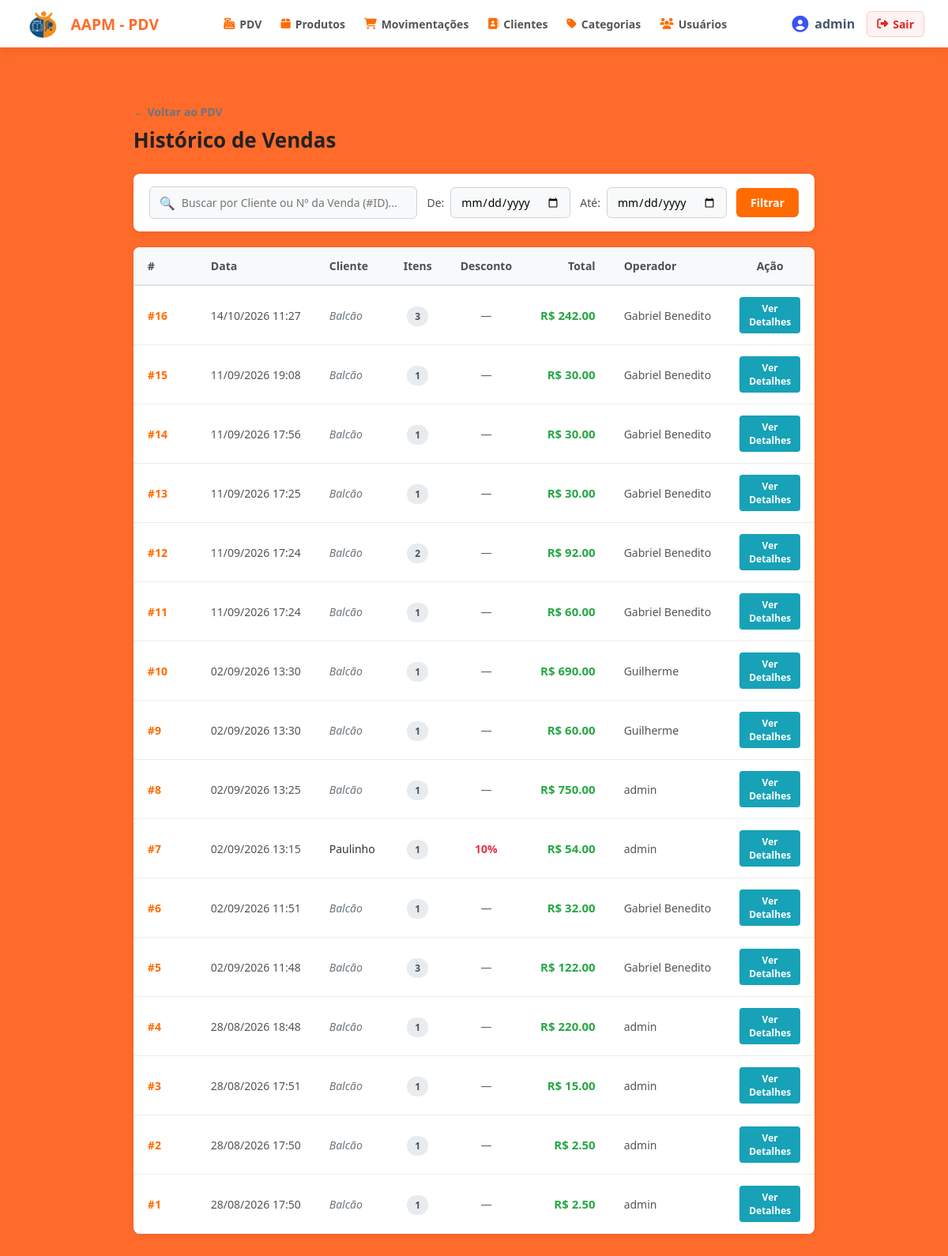
Page /pdv/historico (signed in) on the committed database.
### app/models/venda.py (models this page shows, shortened)
class Venda(Base):
    __tablename__ = "vendas"
    id         = Column(Integer, primary_key=True, index=True)
    cliente_id = Column(
        Integer,
        ForeignKey("clientes.id", ondelete="SET NULL"),
        nullable=True
    )
    usuario_id = Column(
        Integer,
        ForeignKey("usuarios.id", ondelete="SET NULL"),
        nullable=True
    )
    desconto_percentual = Column(Float, nullable=False, default=0.0)
    total_bruto  = Column(Float, nullable=False, default=0.0)
    total_liquido = Column(Float, nullable=False, default=0.0)
    observacao = Column(String(255), nullable=True)
    criado_em = Column(DateTime, server_default=func.now())
    cliente = relationship("Cliente", back_populates="vendas")
    usuario = relationship("Usuario", backref="vendas")
    itens   = relationship(
        "ItemVenda",
        back_populates="venda",
        cascade="all, delete-orphan"  # deleta itens se a venda for deletada
    )

### app/models/usuarios.py (models this page shows)
class Usuario(Base):
    __tablename__ = "usuarios"
    id = Column(Integer, primary_key=True, autoincrement=True)
    nome = Column(String(100), nullable=False)
    email = Column(String(150), unique=True, nullable=False)
    senha_hash = Column(String(255), nullable=False)
    role = Column(String(20), nullable=False, default="operador")
    ativo = Column(Boolean, default=True)
    criando_em = Column(DateTime, server_default=func.now())

### app/models/cliente.py (models this page shows, shortened)
class Cliente(Base):
    __tablename__ = "clientes"
    id         = Column(Integer, primary_key=True, index=True)
    nome       = Column(String(150), nullable=False, index=True)
    is_associado = Column(Boolean, default=False, nullable=False)
    ativo      = Column(Boolean, default=True)
    criado_em  = Column(DateTime, server_default=func.now())
    vendas = relationship("Venda", back_populates="cliente")

### app/controllers/pdv_controller.py (the view)
@router.get("/historico")
def historico_vendas(
    request: Request,
    busca: str = "",
    data_inicio: str = "",
    data_fim: str = "",
    db: Session = Depends(get_db),
    usuario = Depends(get_usuario_logado)
):
    query = db.query(Venda).outerjoin(Cliente)
    if busca.strip():
        termo = f"%{busca.strip()}%"
        if busca.strip().isdigit():
            query = query.filter(Venda.id == int(busca.strip()))
        else:
            query = query.filter(Cliente.nome.ilike(termo))
    if data_inicio:
        dt_ini = datetime.combine(datetime.strptime(data_inicio, "%Y-%m-%d").date(), time.min)
        query = query.filter(Venda.criado_em >= dt_ini)
    if data_fim:
        dt_fim = datetime.combine(datetime.strptime(data_fim, "%Y-%m-%d").date(), time.max)
        query = query.filter(Venda.criado_em <= dt_fim)
    vendas = query.order_by(Venda.criado_em.desc()).limit(200).all()
    return templates.TemplateResponse(
        request,
        "pdv/historico.html",
        {
            "request": request,
            "usuario": usuario,
            "vendas": vendas,
            "busca": busca,
            "data_inicio": data_inicio,
            "data_fim": data_fim,
        }
    )

### app/templates/pdv/historico.html (shortened to what this page needs)
{% extends "base.html" %}
{% block content %}
<div style="max-width: 1200px; margin: 30px auto; padding: 0 20px; font-family: Arial, sans-serif;">
    <div style="display: flex; justify-content: space-between; align-items: center; margin-bottom: 25px;">
        <div>
            <a href="/pdv" style="color: #6c757d; text-decoration: none; font-weight: bold; font-size: 14px; display: inline-block; margin-bottom: 8px;">
                ← Voltar ao PDV
            </a>
            <h2 style="margin: 0; color: #222; font-size: 26px;">Histórico de Vendas</h2>
        </div>
    </div>
    <div style="background: #ffffff; border-radius: 8px; padding: 16px 20px; box-shadow: 0 2px 8px rgba(0,0,0,0.08); margin-bottom: 20px;">
        <form method="get" action="/pdv/historico" style="display: flex; gap: 12px; align-items: center; flex-wrap: wrap;">
            <div style="flex: 1; min-width: 220px; display: flex; align-items: center; background: #f8f9fa; border: 1px solid #ced4da; border-radius: 6px; padding: 0 12px;">
                <span style="color: #6c757d; margin-right: 8px;">🔍</span>
                <input type="text" name="busca" placeholder="Buscar por Cliente ou Nº da Venda (#ID)..." value="{{ busca or '' }}" style="border: none; background: transparent; padding: 10px 0; width: 100%; outline: none; font-size: 14px;">
            </div>
            <div style="display: flex; align-items: center; gap: 8px; font-size: 14px; color: #495057;">
                <label>De:</label>
                <input type="date" name="data_inicio" value="{{ data_inicio or '' }}" style="padding: 8px 12px; border: 1px solid #ced4da; border-radius: 6px; outline: none; font-size: 14px; background: #f8f9fa;">
            </div>
            <div style="display: flex; align-items: center; gap: 8px; font-size: 14px; color: #495057;">
                <label>Até:</label>
                <input type="date" name="data_fim" value="{{ data_fim or '' }}" style="padding: 8px 12px; border: 1px solid #ced4da; border-radius: 6px; outline: none; font-size: 14px; background: #f8f9fa;">
            </div>
            <button type="submit" style="background-color: #ff6b00; color: #ffffff; border: none; padding: 9px 18px; border-radius: 6px; font-weight: bold; cursor: pointer; font-size: 14px;">
                Filtrar
            </button>
        </form>
    </div>
    <div style="background: #ffffff; border-radius: 8px; box-shadow: 0 2px 8px rgba(0,0,0,0.08); overflow: hidden;">
        <table style="width: 100%; border-collapse: collapse; text-align: left; font-size: 14px;">
            <thead>
                <tr style="background-color: #f8f9fa; border-bottom: 2px solid #dee2e6; color: #495057;">
                    <th style="padding: 14px 18px; width: 80px;">#</th>
                    <th style="padding: 14px 18px;">Data</th>
                    <th style="padding: 14px 18px;">Cliente</th>
                    <th style="padding: 14px 18px; text-align: center;">Itens</th>
                    <th style="padding: 14px 18px; text-align: center;">Desconto</th>
                    <th style="padding: 14px 18px; text-align: right;">Total</th>
                    <th style="padding: 14px 18px;">Operador</th>
                    <th style="padding: 14px 18px; text-align: center; width: 100px;">Ação</th>
                </tr>
            </thead>
            <tbody>
                {% for venda in vendas %}
                <tr style="border-bottom: 1px solid #e9ecef; transition: background-color 0.2s;" onmouseover="this.style.backgroundColor='#f8f9fa'" onmouseout="this.style.backgroundColor='transparent'">
                    <td style="padding: 14px 18px; font-weight: bold; color: #ff6b00;">
                        #{{ venda.id }}
                    </td>
                    <td style="padding: 14px 18px; color: #555;">
                        {{ venda.criado_em.strftime('%d/%m/%Y %H:%M') if venda.criado_em else '—' }}
                    </td>
                    <td style="padding: 14px 18px; color: #333; font-weight: 500;">
                        {% if venda.cliente %}
                            {{ venda.cliente.nome }}
                        {% else %}
                            <span style="color: #6c757d; font-style: italic;">Balcão</span>
                        {% endif %}
                    </td>
                    <td style="padding: 14px 18px; text-align: center;">
                        <span style="background-color: #e9ecef; color: #495057; padding: 4px 10px; border-radius: 12px; font-weight: bold; font-size: 12px;">
                            {{ venda.itens|length }}
                        </span>
                    </td>
                    <td style="padding: 14px 18px; text-align: center; color: #666;">
                        {% if venda.desconto_percentual > 0 %}
                            <span style="color: #dc3545; font-weight: bold;">{{ "%.0f"|format(venda.desconto_percentual) }}%</span>
                        {% else %}
                            —
                        {% endif %}
                    </td>
                    <td style="padding: 14px 18px; text-align: right; font-weight: bold; color: #28a745; font-size: 15px;">
                        R$ {{ "%.2f"|format(venda.total_liquido) }}
                    </td>
                    <td style="padding: 14px 18px; color: #555;">
                        {% if venda.usuario %}
                            {{ venda.usuario.nome if venda.usuario.nome else venda.usuario.username }}
                        {% else %}
                            <span style="color: #aaa;">—</span>
                        {% endif %}
                    </td>
                    <td style="padding: 14px 18px; text-align: center;">
                        <a href="/pdv/venda/{{ venda.id }}" style="background-color: #17a2b8; color: #fff; padding: 6px 12px; border-radius: 4px; text-decoration: none; font-size: 12px; font-weight: bold; display: inline-block;">
                            Ver Detalhes
                        </a>
                    </td>
                </tr>
                {% else %}
                <tr>
                    <td colspan="8" style="padding: 30px; text-align: center; color: #999;">
                        Nenhuma venda encontrada.
                    </td>
                </tr>
                {% endfor %}
            </tbody>
        </table>
    </div>
</div>
{% endblock %}

### app/static/CSS/style.css (style rules this page uses)
* { margin: 0; padding: 0; box-sizing: border-box; font-family: 'Segoe UI', Tahoma, Geneva, Verdana, sans-serif; }
body { background-color: #ff6b2b; color: #1e293b; min-height: 100vh; display: flex; flex-direction: column; }

### rows in the picture
Venda: id "16", criado_em "14/10/2026 11:27", shows "Balcão", itens|length "3", total_liquido "242.00", usuario "Gabriel Benedito"
Venda: id "15", criado_em "11/09/2026 19:08", shows "Balcão", itens|length "1", total_liquido "30.00", usuario "Gabriel Benedito"
Venda: id "14", criado_em "11/09/2026 17:56", shows "Balcão", itens|length "1", total_liquido "30.00", usuario "Gabriel Benedito"
Venda: id "13", criado_em "11/09/2026 17:25", shows "Balcão", itens|length "1", total_liquido "30.00", usuario "Gabriel Benedito"
Venda: id "12", criado_em "11/09/2026 17:24", shows "Balcão", itens|length "2", total_liquido "92.00", usuario "Gabriel Benedito"
Venda: id "11", criado_em "11/09/2026 17:24", shows "Balcão", itens|length "1", total_liquido "60.00", usuario "Gabriel Benedito"
Venda: id "10", criado_em "02/09/2026 13:30", shows "Balcão", itens|length "1", total_liquido "690.00", usuario "Guilherme"
Venda: id "9", criado_em "02/09/2026 13:30", shows "Balcão", itens|length "1", total_liquido "60.00", usuario "Guilherme"
Venda: id "8", criado_em "02/09/2026 13:25", shows "Balcão", itens|length "1", total_liquido "750.00", usuario "admin"
Venda: id "7", criado_em "02/09/2026 13:15", cliente.nome "Paulinho", itens|length "1", desconto_percentual "10", total_liquido "54.00", usuario "admin"
Venda: id "6", criado_em "02/09/2026 11:51", shows "Balcão", itens|length "1", total_liquido "32.00", usuario "Gabriel Benedito"
Venda: id "5", criado_em "02/09/2026 11:48", shows "Balcão", itens|length "3", total_liquido "122.00", usuario "Gabriel Benedito"
Venda: id "4", criado_em "28/08/2026 18:48", shows "Balcão", itens|length "1", total_liquido "220.00", usuario "admin"
Venda: id "3", criado_em "28/08/2026 17:51", shows "Balcão", itens|length "1", total_liquido "15.00", usuario "admin"
Venda: id "2", criado_em "28/08/2026 17:50", shows "Balcão", itens|length "1", total_liquido "2.50", usuario "admin"
Venda: id "1", criado_em "28/08/2026 17:50", shows "Balcão", itens|length "1", total_liquido "2.50", usuario "admin"

### other values in the picture
{{ usuario.nome if usuario else 'Usuário' }} "admin"
